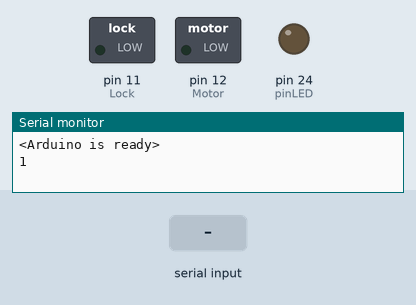
This sketch was run on a simulated Arduino Mega 2560, built with avr-gcc and run on an emulated ATmega2560. Parts: switched loads named in the sketch (green lamp = pin HIGH), output pins drawn as LEDs (lit = HIGH), the last lines printed to the serial monitor. Dashed ring = blinking. The inputs (shaded band) are chosen by the test bench.

Above: at 1.2 s.
1.3 s: "2" received over Serial
At 1.65 s:
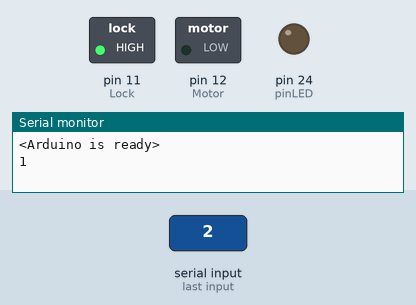
At 2.9 s:
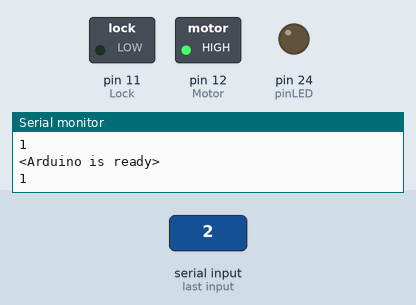
Timing chart, 0 to 4.4 s (numbered marks = the images above; inputs shaded):
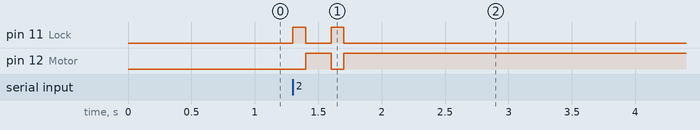

Measured:
- after the input at 1.3 s, pin 11 (Lock): alternates HIGH for 0.10 s and LOW for 0.20 s, 4 changes in all, then stays LOW, starting at once; pin 12 (Motor): LOW → HIGH after 0.10 s, → LOW 0.20 s later, → HIGH 0.10 s later

The sketch:

Envio_x_serial.ino
```cpp
const int pinLED = 24;
const int Lock = 11;
const int Motor = 12;
int x = 0;
void setup()
{
   Serial.begin(9600);
   pinMode(pinLED, OUTPUT);
   pinMode(Lock, OUTPUT);
   pinMode(Motor, OUTPUT);
}

void loop()
{
   if (x == 0)
   {
    Serial.println("<Arduino is ready>");
    x = 1;
    Serial.println(x);
   }
   if (Serial.available()>0)
   {
      char option = Serial.read();
      if (option >= '1' && option <= '9')
      {
         option -= '0';
         for (int i = 0;i<option;i++)
         {

            digitalWrite(Lock, HIGH);
            digitalWrite(Motor, LOW);
            delay(100);
            digitalWrite(Motor, HIGH);
            digitalWrite(Lock, LOW);
            delay(200);
            x=0;
         }
      }
   }
}
```
